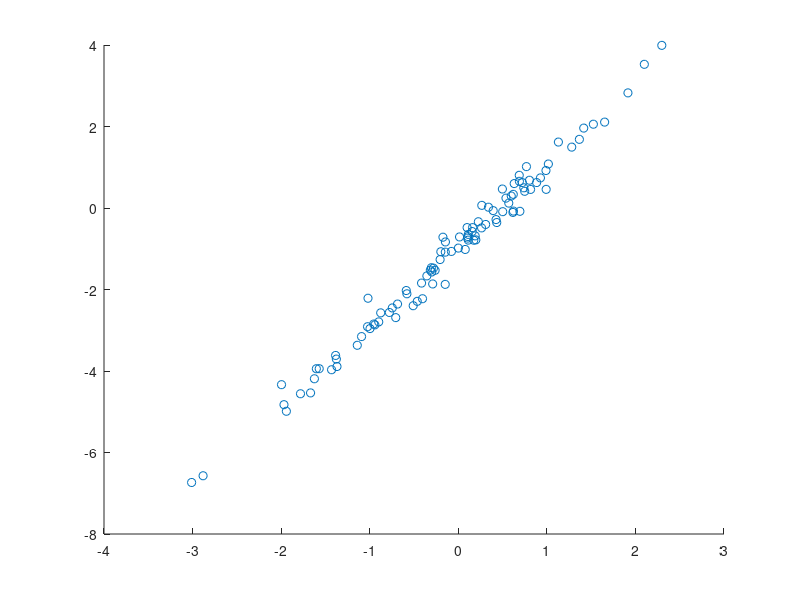

The MATLAB source for this figure: (Note: this script raises an error after producing the figure.)
rng(1234)
% create a vector x with 100 random observations with mean 0 and variance 1
x = normrnd(0,1,[1,100]);

% create a vector of noise with 100 observations with mean 0 and 
% variance 0.25
err = normrnd(0,0.25,[1,100]);

% create a vector from given model
y = -1 + 2*x + err;

% display a scatterplot to show X and Y relationship
scatter(x,y)
% There is an obvious linear relationship between X and Y.  As X increases
% Y also increases.


% x(1:5,:)
fitlm(x,y)
% Estimated Coefficients:
%                    Estimate       SE        tStat       pValue  
%                    ________    ________    _______    __________
% 
%     (Intercept)    -0.98974     0.02519    -39.291     8.669e-62
%     x1               2.0191    0.025579     78.936    1.6361e-90

% Compare select predicted values to actual values.
% We can see that the predicted values are very similar to the actual
% values from the printed table.  Most observations are off by a few
% tenths.
pred_vs_actual = [y(20) -.98974+x(20)*2.0191;
                  y(40) -.98974+x(40)*2.0191;
                  y(60) -.98974+x(60)*2.0191;
                  y(80) -.98974+x(80)*2.0191];

dataset({pred_vs_actual 'Actual','Predicted'},'obsnames', {'20','40','60', '80'})

% Looking at the R-squared value we can see that x explains 98.5% of the
% variation in y.  We can also look at the p-value of 1.6361e-90.  This
% allows us to reject the null hypothesis that there is no relationship
% between x and y.
